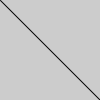
Frame 1 (no input)
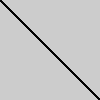
Frame 60 (the mouse pressed at the canvas centre just before this capture)
Frame 120 (the mouse held since frame 60 and released just before this capture): identical to frame 60, image omitted

The Processing sketch that drew these frames (run headless with seeded random() and noise(); from frame 60 on, the mouse is pressed at the canvas centre):

// Processing sketch: processing
// ── processing.pde
void setup(){
	frameRate(30);
}
void draw(){
	line(0,0,width,height);
	println(frameRate);
}
